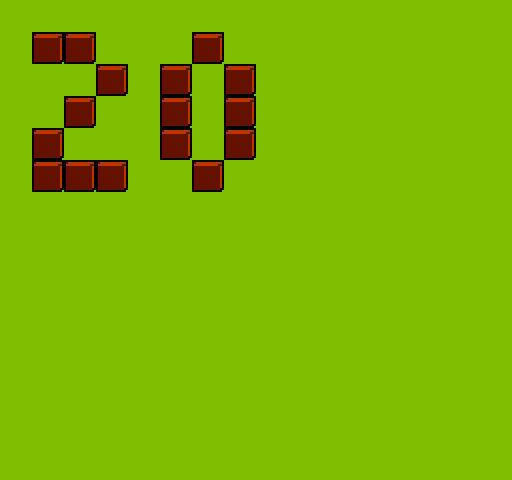

A 2D game scene composited from a Tiled map and its tileset images. What follows is a short description and the map's XML, with every tile layer's data as written:
An orthogonal 16x15 tile map with 32x32 px tiles, 1 tile layer (Tile Layer 1).

<map version="1.0" orientation="orthogonal" renderorder="right-down" width="16" height="15" tilewidth="32" tileheight="32" nextobjectid="1">
 <tileset firstgid="1" name="t" tilewidth="32" tileheight="32" tilecount="56">
  <image source="MetaTiles.png" width="256" height="255" />
 </tileset>
 <layer name="Tile Layer 1" width="16" height="15">
  <data encoding="csv">
1,1,1,1,1,1,1,1,1,1,1,1,1,1,1,1,
1,3,3,1,1,1,3,1,1,1,1,1,1,1,1,1,
1,1,1,3,1,3,1,3,1,1,1,1,1,1,1,1,
1,1,3,1,1,3,1,3,1,1,1,1,1,1,1,1,
1,3,1,1,1,3,1,3,1,1,1,1,1,1,1,1,
1,3,3,3,1,1,3,1,1,1,1,1,1,1,1,1,
1,1,1,1,1,1,1,1,1,1,1,1,1,1,1,1,
1,1,1,1,1,1,1,1,1,1,1,1,1,1,1,1,
1,1,1,1,1,1,1,1,1,1,1,1,1,1,1,1,
1,1,1,1,1,1,1,1,1,1,1,1,1,1,1,1,
1,1,1,1,1,1,1,1,1,1,1,1,1,1,1,1,
1,1,1,1,1,1,1,1,1,1,1,1,1,1,1,1,
1,1,1,1,1,1,1,1,1,1,1,1,1,1,1,1,
1,1,1,1,1,1,1,1,1,1,1,1,1,1,1,1,
1,1,1,1,1,1,1,1,1,1,1,1,1,1,1,1
</data>
 </layer>
</map>
